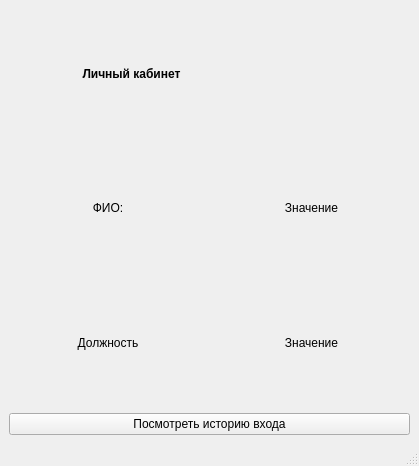
<?xml version="1.0" encoding="UTF-8"?>
<ui version="4.0">
 <class>MainWindow</class>
 <widget class="QMainWindow" name="MainWindow">
  <property name="geometry">
   <rect>
    <x>0</x>
    <y>0</y>
    <width>419</width>
    <height>466</height>
   </rect>
  </property>
  <property name="maximumSize">
   <size>
    <width>419</width>
    <height>466</height>
   </size>
  </property>
  <property name="windowTitle">
   <string>Личный Кабинет</string>
  </property>
  <widget class="QWidget" name="centralwidget">
   <layout class="QVBoxLayout" name="mainLayout">
    <item>
     <layout class="QHBoxLayout" name="horizontalLayout">
      <property name="sizeConstraint">
       <enum>QLayout::SetMinimumSize</enum>
      </property>
      <item>
       <widget class="QLabel" name="label_2">
        <property name="styleSheet">
         <string notr="true">font-weight: bold;</string>
        </property>
        <property name="text">
         <string>Личный кабинет</string>
        </property>
        <property name="alignment">
         <set>Qt::AlignCenter</set>
        </property>
       </widget>
      </item>
      <item>
       <widget class="QLabel" name="photo_label">
        <property name="maximumSize">
         <size>
          <width>150</width>
          <height>150</height>
         </size>
        </property>
        <property name="text">
         <string/>
        </property>
        <property name="pixmap">
         <pixmap>../../res/Вариант 9/Сессия 1/Сотрудники_import/Иванов.jpeg</pixmap>
        </property>
        <property name="scaledContents">
         <bool>true</bool>
        </property>
       </widget>
      </item>
     </layout>
    </item>
    <item>
     <layout class="QHBoxLayout" name="horizontalLayout_2">
      <item>
       <widget class="QLabel" name="label_4">
        <property name="text">
         <string>ФИО:</string>
        </property>
        <property name="alignment">
         <set>Qt::AlignCenter</set>
        </property>
       </widget>
      </item>
      <item>
       <widget class="QLabel" name="fio_label">
        <property name="text">
         <string>Значение</string>
        </property>
        <property name="alignment">
         <set>Qt::AlignCenter</set>
        </property>
       </widget>
      </item>
     </layout>
    </item>
    <item>
     <layout class="QHBoxLayout" name="horizontalLayout_3">
      <item>
       <widget class="QLabel" name="label_5">
        <property name="text">
         <string>Должность</string>
        </property>
        <property name="alignment">
         <set>Qt::AlignCenter</set>
        </property>
       </widget>
      </item>
      <item>
       <widget class="QLabel" name="position_label">
        <property name="text">
         <string>Значение</string>
        </property>
        <property name="alignment">
         <set>Qt::AlignCenter</set>
        </property>
       </widget>
      </item>
     </layout>
    </item>
    <item>
     <widget class="QPushButton" name="see_history">
      <property name="text">
       <string>Посмотреть историю входа</string>
      </property>
     </widget>
    </item>
   </layout>
  </widget>
  <widget class="QMenuBar" name="menubar">
   <property name="geometry">
    <rect>
     <x>0</x>
     <y>0</y>
     <width>419</width>
     <height>22</height>
    </rect>
   </property>
  </widget>
  <widget class="QStatusBar" name="statusbar"/>
 </widget>
 <resources/>
 <connections/>
</ui>
